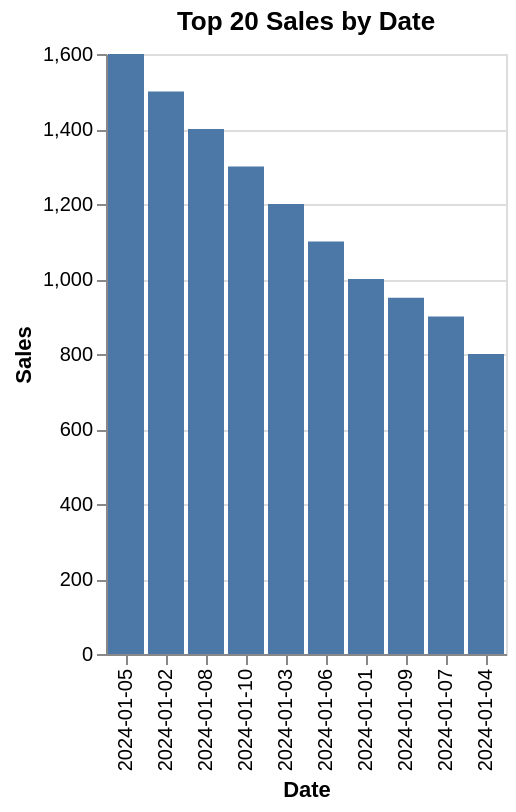

The specification (Vega-Lite) saved for this image:
### Vega-Lite specification from a JSON file in a GitHub repository (floating-point values rounded to 4 significant figures)
{"config": {"view": {"continuousWidth": 300, "continuousHeight": 300}}, "data": {"name": "data-9883948deb5e3185e9a8720893e26bf8"}, "mark": {"type": "bar"}, "encoding": {"tooltip": [{"field": "Date", "type": "nominal"}, {"field": "Sales", "type": "quantitative"}], "x": {"field": "Date", "sort": "-y", "type": "nominal"}, "y": {"field": "Sales", "type": "quantitative"}}, "params": [{"name": "param_1", "select": {"type": "interval", "encodings": ["x", "y"]}, "bind": "scales"}], "title": "Top 20 Sales by Date", "$schema": "https://vega.github.io/schema/vega-lite/v5.20.1.json", "datasets": {"data-9883948deb5e3185e9a8720893e26bf8": [{"Date": "2024-01-01", "Region": "North", "Product": "Widget A", "Sales": 1000, "Units": 50, "Customer_Satisfaction": 4.5}, {"Date": "2024-01-02", "Region": "South", "Product": "Widget B", "Sales": 1500, "Units": 60, "Customer_Satisfaction": 4.2}, {"Date": "2024-01-03", "Region": "East", "Product": "Widget A", "Sales": 1200, "Units": 55, "Customer_Satisfaction": 4.8}, {"Date": "2024-01-04", "Region": "West", "Product": "Widget C", "Sales": 800, "Units": 40, "Customer_Satisfaction": 3.9}, {"Date": "2024-01-05", "Region": "North", "Product": "Widget B", "Sales": 1600, "Units": 65, "Customer_Satisfaction": 4.1}, {"Date": "2024-01-06", "Region": "South", "Product": "Widget A", "Sales": 1100, "Units": 52, "Customer_Satisfaction": 4.6}, {"Date": "2024-01-07", "Region": "East", "Product": "Widget C", "Sales": 900, "Units": 42, "Customer_Satisfaction": 4.0}, {"Date": "2024-01-08", "Region": "West", "Product": "Widget B", "Sales": 1400, "Units": 58, "Customer_Satisfaction": 4.3}, {"Date": "2024-01-09", "Region": "North", "Product": "Widget C", "Sales": 950, "Units": 45, "Customer_Satisfaction": 4.2}, {"Date": "2024-01-10", "Region": "South", "Product": "Widget A", "Sales": 1300, "Units": 53, "Customer_Satisfaction": 4.7}]}}
